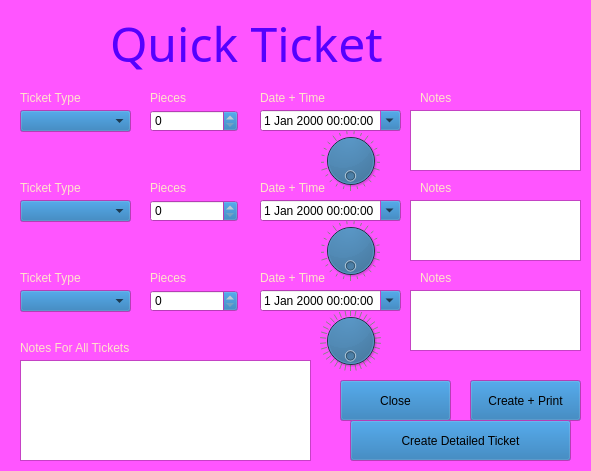
<?xml version="1.0" encoding="UTF-8"?>
<ui version="4.0">
 <class>QuickTicketCreation</class>
 <widget class="QWidget" name="QuickTicketCreation">
  <property name="geometry">
   <rect>
    <x>0</x>
    <y>0</y>
    <width>591</width>
    <height>471</height>
   </rect>
  </property>
  <property name="palette">
   <palette>
    <active>
     <colorrole role="WindowText">
      <brush brushstyle="SolidPattern">
       <color alpha="255">
        <red>255</red>
        <green>227</green>
        <blue>203</blue>
       </color>
      </brush>
     </colorrole>
     <colorrole role="Button">
      <brush brushstyle="SolidPattern">
       <color alpha="255">
        <red>26</red>
        <green>110</green>
        <blue>175</blue>
       </color>
      </brush>
     </colorrole>
     <colorrole role="Light">
      <brush brushstyle="SolidPattern">
       <color alpha="255">
        <red>136</red>
        <green>136</green>
        <blue>136</blue>
       </color>
      </brush>
     </colorrole>
     <colorrole role="Text">
      <brush brushstyle="SolidPattern">
       <color alpha="255">
        <red>255</red>
        <green>227</green>
        <blue>203</blue>
       </color>
      </brush>
     </colorrole>
     <colorrole role="ButtonText">
      <brush brushstyle="SolidPattern">
       <color alpha="255">
        <red>255</red>
        <green>227</green>
        <blue>203</blue>
       </color>
      </brush>
     </colorrole>
     <colorrole role="Base">
      <brush brushstyle="SolidPattern">
       <color alpha="255">
        <red>0</red>
        <green>0</green>
        <blue>0</blue>
       </color>
      </brush>
     </colorrole>
     <colorrole role="Window">
      <brush brushstyle="SolidPattern">
       <color alpha="255">
        <red>120</red>
        <green>131</green>
        <blue>170</blue>
       </color>
      </brush>
     </colorrole>
     <colorrole role="Shadow">
      <brush brushstyle="SolidPattern">
       <color alpha="255">
        <red>255</red>
        <green>227</green>
        <blue>203</blue>
       </color>
      </brush>
     </colorrole>
     <colorrole role="HighlightedText">
      <brush brushstyle="SolidPattern">
       <color alpha="255">
        <red>255</red>
        <green>227</green>
        <blue>203</blue>
       </color>
      </brush>
     </colorrole>
     <colorrole role="ToolTipBase">
      <brush brushstyle="SolidPattern">
       <color alpha="255">
        <red>255</red>
        <green>255</green>
        <blue>255</blue>
       </color>
      </brush>
     </colorrole>
     <colorrole role="ToolTipText">
      <brush brushstyle="SolidPattern">
       <color alpha="255">
        <red>255</red>
        <green>255</green>
        <blue>255</blue>
       </color>
      </brush>
     </colorrole>
     <colorrole role="PlaceholderText">
      <brush brushstyle="SolidPattern">
       <color alpha="128">
        <red>85</red>
        <green>0</green>
        <blue>255</blue>
       </color>
      </brush>
     </colorrole>
    </active>
    <inactive>
     <colorrole role="WindowText">
      <brush brushstyle="SolidPattern">
       <color alpha="255">
        <red>255</red>
        <green>227</green>
        <blue>203</blue>
       </color>
      </brush>
     </colorrole>
     <colorrole role="Button">
      <brush brushstyle="SolidPattern">
       <color alpha="255">
        <red>26</red>
        <green>110</green>
        <blue>175</blue>
       </color>
      </brush>
     </colorrole>
     <colorrole role="Window">
      <brush brushstyle="SolidPattern">
       <color alpha="255">
        <red>255</red>
        <green>85</green>
        <blue>255</blue>
       </color>
      </brush>
     </colorrole>
     <colorrole role="HighlightedText">
      <brush brushstyle="SolidPattern">
       <color alpha="255">
        <red>255</red>
        <green>227</green>
        <blue>203</blue>
       </color>
      </brush>
     </colorrole>
     <colorrole role="ToolTipBase">
      <brush brushstyle="SolidPattern">
       <color alpha="255">
        <red>255</red>
        <green>255</green>
        <blue>255</blue>
       </color>
      </brush>
     </colorrole>
    </inactive>
    <disabled>
     <colorrole role="Text">
      <brush brushstyle="SolidPattern">
       <color alpha="255">
        <red>255</red>
        <green>255</green>
        <blue>255</blue>
       </color>
      </brush>
     </colorrole>
     <colorrole role="ButtonText">
      <brush brushstyle="SolidPattern">
       <color alpha="255">
        <red>255</red>
        <green>255</green>
        <blue>255</blue>
       </color>
      </brush>
     </colorrole>
     <colorrole role="HighlightedText">
      <brush brushstyle="SolidPattern">
       <color alpha="255">
        <red>255</red>
        <green>227</green>
        <blue>203</blue>
       </color>
      </brush>
     </colorrole>
    </disabled>
   </palette>
  </property>
  <property name="windowTitle">
   <string>Form</string>
  </property>
  <widget class="QLabel" name="ttlabel">
   <property name="geometry">
    <rect>
     <x>20</x>
     <y>90</y>
     <width>71</width>
     <height>16</height>
    </rect>
   </property>
   <property name="text">
    <string>Ticket Type</string>
   </property>
  </widget>
  <widget class="QLabel" name="qtdlabel">
   <property name="geometry">
    <rect>
     <x>260</x>
     <y>90</y>
     <width>71</width>
     <height>16</height>
    </rect>
   </property>
   <property name="text">
    <string>Date + Time</string>
   </property>
  </widget>
  <widget class="QComboBox" name="ttselection">
   <property name="geometry">
    <rect>
     <x>20</x>
     <y>110</y>
     <width>111</width>
     <height>22</height>
    </rect>
   </property>
  </widget>
  <widget class="QComboBox" name="ttselection_2">
   <property name="geometry">
    <rect>
     <x>20</x>
     <y>200</y>
     <width>111</width>
     <height>22</height>
    </rect>
   </property>
  </widget>
  <widget class="QComboBox" name="ttselection_3">
   <property name="geometry">
    <rect>
     <x>20</x>
     <y>290</y>
     <width>111</width>
     <height>22</height>
    </rect>
   </property>
  </widget>
  <widget class="QPlainTextEdit" name="qtninput">
   <property name="geometry">
    <rect>
     <x>410</x>
     <y>110</y>
     <width>171</width>
     <height>61</height>
    </rect>
   </property>
  </widget>
  <widget class="QPlainTextEdit" name="qtninput_2">
   <property name="geometry">
    <rect>
     <x>410</x>
     <y>200</y>
     <width>171</width>
     <height>61</height>
    </rect>
   </property>
  </widget>
  <widget class="QPlainTextEdit" name="qtninput_3">
   <property name="geometry">
    <rect>
     <x>410</x>
     <y>290</y>
     <width>171</width>
     <height>61</height>
    </rect>
   </property>
  </widget>
  <widget class="QLabel" name="qtnlabel">
   <property name="geometry">
    <rect>
     <x>420</x>
     <y>90</y>
     <width>49</width>
     <height>16</height>
    </rect>
   </property>
   <property name="text">
    <string>Notes</string>
   </property>
  </widget>
  <widget class="QLabel" name="ttlabel_2">
   <property name="geometry">
    <rect>
     <x>20</x>
     <y>180</y>
     <width>71</width>
     <height>16</height>
    </rect>
   </property>
   <property name="text">
    <string>Ticket Type</string>
   </property>
  </widget>
  <widget class="QLabel" name="ttlabel_3">
   <property name="geometry">
    <rect>
     <x>20</x>
     <y>270</y>
     <width>71</width>
     <height>16</height>
    </rect>
   </property>
   <property name="text">
    <string>Ticket Type</string>
   </property>
  </widget>
  <widget class="QLabel" name="qtdlabel_2">
   <property name="geometry">
    <rect>
     <x>260</x>
     <y>180</y>
     <width>71</width>
     <height>16</height>
    </rect>
   </property>
   <property name="text">
    <string>Date + Time</string>
   </property>
  </widget>
  <widget class="QLabel" name="qtdlabel_3">
   <property name="geometry">
    <rect>
     <x>260</x>
     <y>270</y>
     <width>71</width>
     <height>16</height>
    </rect>
   </property>
   <property name="text">
    <string>Date + Time</string>
   </property>
  </widget>
  <widget class="QLabel" name="qtnlabel_2">
   <property name="geometry">
    <rect>
     <x>420</x>
     <y>180</y>
     <width>49</width>
     <height>16</height>
    </rect>
   </property>
   <property name="text">
    <string>Notes</string>
   </property>
  </widget>
  <widget class="QLabel" name="qtnlabel_3">
   <property name="geometry">
    <rect>
     <x>420</x>
     <y>270</y>
     <width>49</width>
     <height>16</height>
    </rect>
   </property>
   <property name="text">
    <string>Notes</string>
   </property>
  </widget>
  <widget class="QPushButton" name="qtclosebutton">
   <property name="geometry">
    <rect>
     <x>340</x>
     <y>380</y>
     <width>111</width>
     <height>41</height>
    </rect>
   </property>
   <property name="text">
    <string>Close</string>
   </property>
  </widget>
  <widget class="QPushButton" name="qtsandpbutton">
   <property name="geometry">
    <rect>
     <x>470</x>
     <y>380</y>
     <width>111</width>
     <height>41</height>
    </rect>
   </property>
   <property name="text">
    <string>Create + Print</string>
   </property>
  </widget>
  <widget class="QPlainTextEdit" name="atninput">
   <property name="geometry">
    <rect>
     <x>20</x>
     <y>360</y>
     <width>291</width>
     <height>101</height>
    </rect>
   </property>
  </widget>
  <widget class="QLabel" name="atnlabel">
   <property name="geometry">
    <rect>
     <x>20</x>
     <y>340</y>
     <width>111</width>
     <height>16</height>
    </rect>
   </property>
   <property name="text">
    <string>Notes For All Tickets</string>
   </property>
  </widget>
  <widget class="QSpinBox" name="qtpselection_2">
   <property name="geometry">
    <rect>
     <x>150</x>
     <y>200</y>
     <width>88</width>
     <height>22</height>
    </rect>
   </property>
  </widget>
  <widget class="QSpinBox" name="qtpselection_3">
   <property name="geometry">
    <rect>
     <x>150</x>
     <y>290</y>
     <width>88</width>
     <height>22</height>
    </rect>
   </property>
  </widget>
  <widget class="QSpinBox" name="qtpselection">
   <property name="geometry">
    <rect>
     <x>150</x>
     <y>110</y>
     <width>88</width>
     <height>22</height>
    </rect>
   </property>
  </widget>
  <widget class="QLabel" name="qtplabel_3">
   <property name="geometry">
    <rect>
     <x>150</x>
     <y>270</y>
     <width>49</width>
     <height>16</height>
    </rect>
   </property>
   <property name="text">
    <string>Pieces</string>
   </property>
  </widget>
  <widget class="QLabel" name="qtplabel_2">
   <property name="geometry">
    <rect>
     <x>150</x>
     <y>180</y>
     <width>49</width>
     <height>16</height>
    </rect>
   </property>
   <property name="text">
    <string>Pieces</string>
   </property>
  </widget>
  <widget class="QLabel" name="qtplabel">
   <property name="geometry">
    <rect>
     <x>150</x>
     <y>90</y>
     <width>49</width>
     <height>16</height>
    </rect>
   </property>
   <property name="text">
    <string>Pieces</string>
   </property>
  </widget>
  <widget class="QDateTimeEdit" name="dateTimeEdit">
   <property name="geometry">
    <rect>
     <x>260</x>
     <y>290</y>
     <width>141</width>
     <height>21</height>
    </rect>
   </property>
   <property name="buttonSymbols">
    <enum>QAbstractSpinBox::ButtonSymbols::PlusMinus</enum>
   </property>
   <property name="showGroupSeparator" stdset="0">
    <bool>false</bool>
   </property>
   <property name="calendarPopup">
    <bool>true</bool>
   </property>
   <property name="currentSectionIndex">
    <number>0</number>
   </property>
  </widget>
  <widget class="QDial" name="dial">
   <property name="geometry">
    <rect>
     <x>320</x>
     <y>310</y>
     <width>61</width>
     <height>61</height>
    </rect>
   </property>
   <property name="maximum">
    <number>1000</number>
   </property>
   <property name="singleStep">
    <number>2</number>
   </property>
   <property name="wrapping">
    <bool>true</bool>
   </property>
   <property name="notchTarget">
    <double>14.699999999999999</double>
   </property>
   <property name="notchesVisible">
    <bool>true</bool>
   </property>
  </widget>
  <widget class="QDateTimeEdit" name="dateTimeEdit_2">
   <property name="geometry">
    <rect>
     <x>260</x>
     <y>200</y>
     <width>141</width>
     <height>21</height>
    </rect>
   </property>
   <property name="buttonSymbols">
    <enum>QAbstractSpinBox::ButtonSymbols::PlusMinus</enum>
   </property>
   <property name="showGroupSeparator" stdset="0">
    <bool>false</bool>
   </property>
   <property name="calendarPopup">
    <bool>true</bool>
   </property>
   <property name="currentSectionIndex">
    <number>0</number>
   </property>
  </widget>
  <widget class="QDateTimeEdit" name="dateTimeEdit_3">
   <property name="geometry">
    <rect>
     <x>260</x>
     <y>110</y>
     <width>141</width>
     <height>21</height>
    </rect>
   </property>
   <property name="buttonSymbols">
    <enum>QAbstractSpinBox::ButtonSymbols::PlusMinus</enum>
   </property>
   <property name="showGroupSeparator" stdset="0">
    <bool>false</bool>
   </property>
   <property name="calendarPopup">
    <bool>true</bool>
   </property>
   <property name="currentSectionIndex">
    <number>0</number>
   </property>
  </widget>
  <widget class="QDial" name="dial_2">
   <property name="geometry">
    <rect>
     <x>320</x>
     <y>220</y>
     <width>61</width>
     <height>61</height>
    </rect>
   </property>
   <property name="palette">
    <palette>
     <active>
      <colorrole role="WindowText">
       <brush brushstyle="SolidPattern">
        <color alpha="255">
         <red>255</red>
         <green>227</green>
         <blue>203</blue>
        </color>
       </brush>
      </colorrole>
      <colorrole role="Button">
       <brush brushstyle="SolidPattern">
        <color alpha="255">
         <red>26</red>
         <green>110</green>
         <blue>175</blue>
        </color>
       </brush>
      </colorrole>
      <colorrole role="Light">
       <brush brushstyle="SolidPattern">
        <color alpha="255">
         <red>136</red>
         <green>136</green>
         <blue>136</blue>
        </color>
       </brush>
      </colorrole>
      <colorrole role="Text">
       <brush brushstyle="SolidPattern">
        <color alpha="255">
         <red>255</red>
         <green>227</green>
         <blue>203</blue>
        </color>
       </brush>
      </colorrole>
      <colorrole role="ButtonText">
       <brush brushstyle="SolidPattern">
        <color alpha="255">
         <red>255</red>
         <green>227</green>
         <blue>203</blue>
        </color>
       </brush>
      </colorrole>
      <colorrole role="Base">
       <brush brushstyle="SolidPattern">
        <color alpha="255">
         <red>0</red>
         <green>0</green>
         <blue>0</blue>
        </color>
       </brush>
      </colorrole>
      <colorrole role="Window">
       <brush brushstyle="SolidPattern">
        <color alpha="255">
         <red>120</red>
         <green>131</green>
         <blue>170</blue>
        </color>
       </brush>
      </colorrole>
      <colorrole role="Shadow">
       <brush brushstyle="SolidPattern">
        <color alpha="255">
         <red>255</red>
         <green>227</green>
         <blue>203</blue>
        </color>
       </brush>
      </colorrole>
      <colorrole role="HighlightedText">
       <brush brushstyle="SolidPattern">
        <color alpha="255">
         <red>255</red>
         <green>227</green>
         <blue>203</blue>
        </color>
       </brush>
      </colorrole>
      <colorrole role="ToolTipBase">
       <brush brushstyle="SolidPattern">
        <color alpha="255">
         <red>255</red>
         <green>255</green>
         <blue>255</blue>
        </color>
       </brush>
      </colorrole>
      <colorrole role="ToolTipText">
       <brush brushstyle="SolidPattern">
        <color alpha="255">
         <red>255</red>
         <green>255</green>
         <blue>255</blue>
        </color>
       </brush>
      </colorrole>
      <colorrole role="PlaceholderText">
       <brush brushstyle="SolidPattern">
        <color alpha="128">
         <red>85</red>
         <green>0</green>
         <blue>255</blue>
        </color>
       </brush>
      </colorrole>
     </active>
     <inactive>
      <colorrole role="WindowText">
       <brush brushstyle="SolidPattern">
        <color alpha="255">
         <red>255</red>
         <green>227</green>
         <blue>203</blue>
        </color>
       </brush>
      </colorrole>
      <colorrole role="Button">
       <brush brushstyle="SolidPattern">
        <color alpha="255">
         <red>26</red>
         <green>110</green>
         <blue>175</blue>
        </color>
       </brush>
      </colorrole>
      <colorrole role="Window">
       <brush brushstyle="SolidPattern">
        <color alpha="255">
         <red>255</red>
         <green>85</green>
         <blue>255</blue>
        </color>
       </brush>
      </colorrole>
      <colorrole role="HighlightedText">
       <brush brushstyle="SolidPattern">
        <color alpha="255">
         <red>255</red>
         <green>227</green>
         <blue>203</blue>
        </color>
       </brush>
      </colorrole>
      <colorrole role="ToolTipBase">
       <brush brushstyle="SolidPattern">
        <color alpha="255">
         <red>255</red>
         <green>255</green>
         <blue>255</blue>
        </color>
       </brush>
      </colorrole>
     </inactive>
     <disabled>
      <colorrole role="Text">
       <brush brushstyle="SolidPattern">
        <color alpha="255">
         <red>255</red>
         <green>255</green>
         <blue>255</blue>
        </color>
       </brush>
      </colorrole>
      <colorrole role="ButtonText">
       <brush brushstyle="SolidPattern">
        <color alpha="255">
         <red>255</red>
         <green>255</green>
         <blue>255</blue>
        </color>
       </brush>
      </colorrole>
      <colorrole role="HighlightedText">
       <brush brushstyle="SolidPattern">
        <color alpha="255">
         <red>255</red>
         <green>227</green>
         <blue>203</blue>
        </color>
       </brush>
      </colorrole>
     </disabled>
    </palette>
   </property>
   <property name="styleSheet">
    <string notr="true">color (0, 0, 0)</string>
   </property>
   <property name="invertedAppearance">
    <bool>false</bool>
   </property>
   <property name="invertedControls">
    <bool>false</bool>
   </property>
   <property name="wrapping">
    <bool>true</bool>
   </property>
   <property name="notchesVisible">
    <bool>true</bool>
   </property>
  </widget>
  <widget class="QDial" name="dial_3">
   <property name="geometry">
    <rect>
     <x>320</x>
     <y>130</y>
     <width>61</width>
     <height>61</height>
    </rect>
   </property>
   <property name="palette">
    <palette>
     <active>
      <colorrole role="WindowText">
       <brush brushstyle="SolidPattern">
        <color alpha="255">
         <red>255</red>
         <green>227</green>
         <blue>203</blue>
        </color>
       </brush>
      </colorrole>
      <colorrole role="Button">
       <brush brushstyle="SolidPattern">
        <color alpha="255">
         <red>26</red>
         <green>110</green>
         <blue>175</blue>
        </color>
       </brush>
      </colorrole>
      <colorrole role="Light">
       <brush brushstyle="SolidPattern">
        <color alpha="255">
         <red>136</red>
         <green>136</green>
         <blue>136</blue>
        </color>
       </brush>
      </colorrole>
      <colorrole role="Text">
       <brush brushstyle="SolidPattern">
        <color alpha="255">
         <red>255</red>
         <green>227</green>
         <blue>203</blue>
        </color>
       </brush>
      </colorrole>
      <colorrole role="ButtonText">
       <brush brushstyle="SolidPattern">
        <color alpha="255">
         <red>255</red>
         <green>227</green>
         <blue>203</blue>
        </color>
       </brush>
      </colorrole>
      <colorrole role="Base">
       <brush brushstyle="SolidPattern">
        <color alpha="255">
         <red>0</red>
         <green>0</green>
         <blue>0</blue>
        </color>
       </brush>
      </colorrole>
      <colorrole role="Window">
       <brush brushstyle="SolidPattern">
        <color alpha="255">
         <red>120</red>
         <green>131</green>
         <blue>170</blue>
        </color>
       </brush>
      </colorrole>
      <colorrole role="Shadow">
       <brush brushstyle="SolidPattern">
        <color alpha="255">
         <red>255</red>
         <green>227</green>
         <blue>203</blue>
        </color>
       </brush>
      </colorrole>
      <colorrole role="HighlightedText">
       <brush brushstyle="SolidPattern">
        <color alpha="255">
         <red>255</red>
         <green>227</green>
         <blue>203</blue>
        </color>
       </brush>
      </colorrole>
      <colorrole role="ToolTipBase">
       <brush brushstyle="SolidPattern">
        <color alpha="255">
         <red>255</red>
         <green>255</green>
         <blue>255</blue>
        </color>
       </brush>
      </colorrole>
      <colorrole role="ToolTipText">
       <brush brushstyle="SolidPattern">
        <color alpha="255">
         <red>255</red>
         <green>255</green>
         <blue>255</blue>
        </color>
       </brush>
      </colorrole>
      <colorrole role="PlaceholderText">
       <brush brushstyle="SolidPattern">
        <color alpha="128">
         <red>85</red>
         <green>0</green>
         <blue>255</blue>
        </color>
       </brush>
      </colorrole>
     </active>
     <inactive>
      <colorrole role="WindowText">
       <brush brushstyle="SolidPattern">
        <color alpha="255">
         <red>255</red>
         <green>227</green>
         <blue>203</blue>
        </color>
       </brush>
      </colorrole>
      <colorrole role="Button">
       <brush brushstyle="SolidPattern">
        <color alpha="255">
         <red>26</red>
         <green>110</green>
         <blue>175</blue>
        </color>
       </brush>
      </colorrole>
      <colorrole role="Window">
       <brush brushstyle="SolidPattern">
        <color alpha="255">
         <red>255</red>
         <green>85</green>
         <blue>255</blue>
        </color>
       </brush>
      </colorrole>
      <colorrole role="HighlightedText">
       <brush brushstyle="SolidPattern">
        <color alpha="255">
         <red>255</red>
         <green>227</green>
         <blue>203</blue>
        </color>
       </brush>
      </colorrole>
      <colorrole role="ToolTipBase">
       <brush brushstyle="SolidPattern">
        <color alpha="255">
         <red>255</red>
         <green>255</green>
         <blue>255</blue>
        </color>
       </brush>
      </colorrole>
     </inactive>
     <disabled>
      <colorrole role="Text">
       <brush brushstyle="SolidPattern">
        <color alpha="255">
         <red>255</red>
         <green>255</green>
         <blue>255</blue>
        </color>
       </brush>
      </colorrole>
      <colorrole role="ButtonText">
       <brush brushstyle="SolidPattern">
        <color alpha="255">
         <red>255</red>
         <green>255</green>
         <blue>255</blue>
        </color>
       </brush>
      </colorrole>
      <colorrole role="HighlightedText">
       <brush brushstyle="SolidPattern">
        <color alpha="255">
         <red>255</red>
         <green>227</green>
         <blue>203</blue>
        </color>
       </brush>
      </colorrole>
     </disabled>
    </palette>
   </property>
   <property name="autoFillBackground">
    <bool>false</bool>
   </property>
   <property name="styleSheet">
    <string notr="true">color rgb(85, 0, 255)</string>
   </property>
   <property name="wrapping">
    <bool>true</bool>
   </property>
   <property name="notchesVisible">
    <bool>true</bool>
   </property>
  </widget>
  <widget class="QLabel" name="quickticket">
   <property name="geometry">
    <rect>
     <x>110</x>
     <y>10</y>
     <width>411</width>
     <height>61</height>
    </rect>
   </property>
   <property name="palette">
    <palette>
     <active>
      <colorrole role="WindowText">
       <brush brushstyle="SolidPattern">
        <color alpha="255">
         <red>255</red>
         <green>227</green>
         <blue>203</blue>
        </color>
       </brush>
      </colorrole>
      <colorrole role="Button">
       <brush brushstyle="SolidPattern">
        <color alpha="255">
         <red>26</red>
         <green>110</green>
         <blue>175</blue>
        </color>
       </brush>
      </colorrole>
      <colorrole role="Light">
       <brush brushstyle="SolidPattern">
        <color alpha="255">
         <red>136</red>
         <green>136</green>
         <blue>136</blue>
        </color>
       </brush>
      </colorrole>
      <colorrole role="Text">
       <brush brushstyle="SolidPattern">
        <color alpha="255">
         <red>255</red>
         <green>227</green>
         <blue>203</blue>
        </color>
       </brush>
      </colorrole>
      <colorrole role="ButtonText">
       <brush brushstyle="SolidPattern">
        <color alpha="255">
         <red>255</red>
         <green>227</green>
         <blue>203</blue>
        </color>
       </brush>
      </colorrole>
      <colorrole role="Base">
       <brush brushstyle="SolidPattern">
        <color alpha="255">
         <red>0</red>
         <green>0</green>
         <blue>0</blue>
        </color>
       </brush>
      </colorrole>
      <colorrole role="Window">
       <brush brushstyle="SolidPattern">
        <color alpha="255">
         <red>120</red>
         <green>131</green>
         <blue>170</blue>
        </color>
       </brush>
      </colorrole>
      <colorrole role="Shadow">
       <brush brushstyle="SolidPattern">
        <color alpha="255">
         <red>255</red>
         <green>227</green>
         <blue>203</blue>
        </color>
       </brush>
      </colorrole>
      <colorrole role="HighlightedText">
       <brush brushstyle="SolidPattern">
        <color alpha="255">
         <red>255</red>
         <green>227</green>
         <blue>203</blue>
        </color>
       </brush>
      </colorrole>
      <colorrole role="ToolTipBase">
       <brush brushstyle="SolidPattern">
        <color alpha="255">
         <red>255</red>
         <green>255</green>
         <blue>255</blue>
        </color>
       </brush>
      </colorrole>
      <colorrole role="ToolTipText">
       <brush brushstyle="SolidPattern">
        <color alpha="255">
         <red>255</red>
         <green>255</green>
         <blue>255</blue>
        </color>
       </brush>
      </colorrole>
      <colorrole role="PlaceholderText">
       <brush brushstyle="SolidPattern">
        <color alpha="128">
         <red>85</red>
         <green>0</green>
         <blue>255</blue>
        </color>
       </brush>
      </colorrole>
     </active>
     <inactive>
      <colorrole role="WindowText">
       <brush brushstyle="SolidPattern">
        <color alpha="255">
         <red>255</red>
         <green>227</green>
         <blue>203</blue>
        </color>
       </brush>
      </colorrole>
      <colorrole role="Button">
       <brush brushstyle="SolidPattern">
        <color alpha="255">
         <red>26</red>
         <green>110</green>
         <blue>175</blue>
        </color>
       </brush>
      </colorrole>
      <colorrole role="Window">
       <brush brushstyle="SolidPattern">
        <color alpha="255">
         <red>255</red>
         <green>85</green>
         <blue>255</blue>
        </color>
       </brush>
      </colorrole>
      <colorrole role="HighlightedText">
       <brush brushstyle="SolidPattern">
        <color alpha="255">
         <red>255</red>
         <green>227</green>
         <blue>203</blue>
        </color>
       </brush>
      </colorrole>
      <colorrole role="ToolTipBase">
       <brush brushstyle="SolidPattern">
        <color alpha="255">
         <red>255</red>
         <green>255</green>
         <blue>255</blue>
        </color>
       </brush>
      </colorrole>
     </inactive>
     <disabled>
      <colorrole role="Text">
       <brush brushstyle="SolidPattern">
        <color alpha="255">
         <red>255</red>
         <green>255</green>
         <blue>255</blue>
        </color>
       </brush>
      </colorrole>
      <colorrole role="ButtonText">
       <brush brushstyle="SolidPattern">
        <color alpha="255">
         <red>255</red>
         <green>255</green>
         <blue>255</blue>
        </color>
       </brush>
      </colorrole>
      <colorrole role="HighlightedText">
       <brush brushstyle="SolidPattern">
        <color alpha="255">
         <red>255</red>
         <green>227</green>
         <blue>203</blue>
        </color>
       </brush>
      </colorrole>
     </disabled>
    </palette>
   </property>
   <property name="font">
    <font>
     <family>Ravie</family>
     <pointsize>36</pointsize>
    </font>
   </property>
   <property name="autoFillBackground">
    <bool>false</bool>
   </property>
   <property name="text">
    <string>&lt;html&gt;&lt;head/&gt;&lt;body&gt;&lt;p&gt;&lt;span style=&quot; color:#5500ff;&quot;&gt;Quick Ticket&lt;/span&gt;&lt;/p&gt;&lt;/body&gt;&lt;/html&gt;</string>
   </property>
   <property name="textFormat">
    <enum>Qt::TextFormat::RichText</enum>
   </property>
   <property name="openExternalLinks">
    <bool>false</bool>
   </property>
  </widget>
  <widget class="QPushButton" name="createdetailedticket">
   <property name="geometry">
    <rect>
     <x>350</x>
     <y>420</y>
     <width>221</width>
     <height>41</height>
    </rect>
   </property>
   <property name="text">
    <string>Create Detailed Ticket</string>
   </property>
  </widget>
 </widget>
 <resources/>
 <connections/>
</ui>
